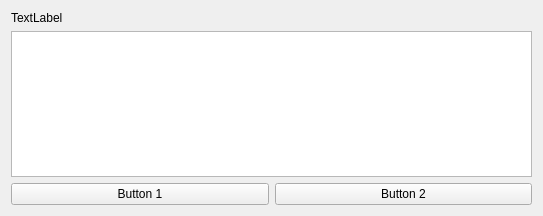
<?xml version="1.0" encoding="UTF-8"?>
<ui version="4.0">
 <class>Nic_Widget</class>
 <widget class="QWidget" name="Nic_Widget">
  <property name="geometry">
   <rect>
    <x>0</x>
    <y>0</y>
    <width>543</width>
    <height>216</height>
   </rect>
  </property>
  <property name="windowTitle">
   <string>Form</string>
  </property>
  <layout class="QGridLayout" name="gridLayout">
   <item row="3" column="0">
    <layout class="QHBoxLayout" name="horizontalLayout">
     <item>
      <widget class="QPushButton" name="pushButton">
       <property name="text">
        <string>Button 1</string>
       </property>
      </widget>
     </item>
     <item>
      <widget class="QPushButton" name="pushButton_2">
       <property name="text">
        <string>Button 2</string>
       </property>
      </widget>
     </item>
    </layout>
   </item>
   <item row="1" column="0">
    <widget class="QPlainTextEdit" name="plainTextEdit"/>
   </item>
   <item row="0" column="0">
    <widget class="QLabel" name="label">
     <property name="text">
      <string>TextLabel</string>
     </property>
    </widget>
   </item>
  </layout>
 </widget>
 <resources/>
 <connections/>
</ui>
